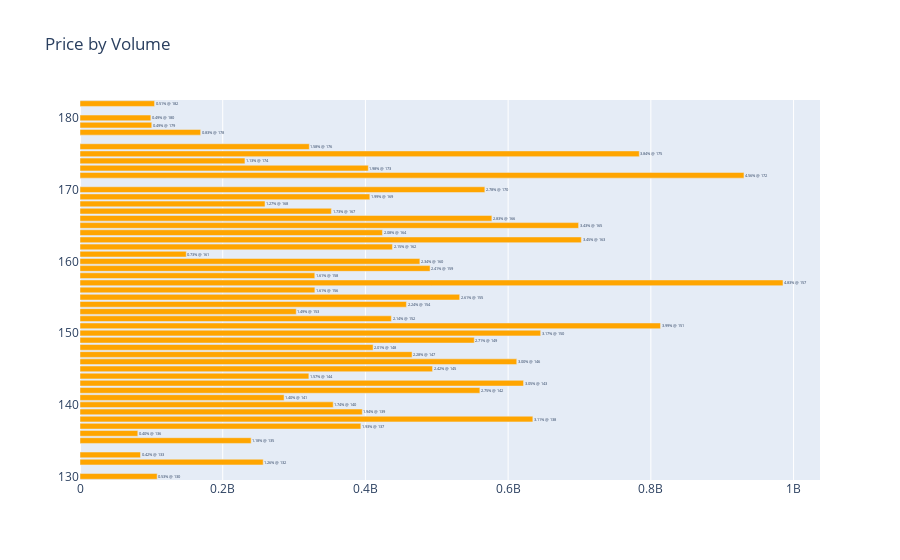

The notebook cell saved with this chart:
### Code cell
fig = go.Figure()
fig.add_trace(
    go.Bar(
        y=price_bins["close"],
        x=price_bins["volume"],
        text=price_bins["Percentage"],
        name="Total Price by Volume",
        orientation="h",
        marker_color="orange",
        texttemplate="%{text:.2f}% @ %{y}",
        hoverinfo="x+y"
    )
)
fig.update_layout(title = "Price by Volume")

fig.show()
